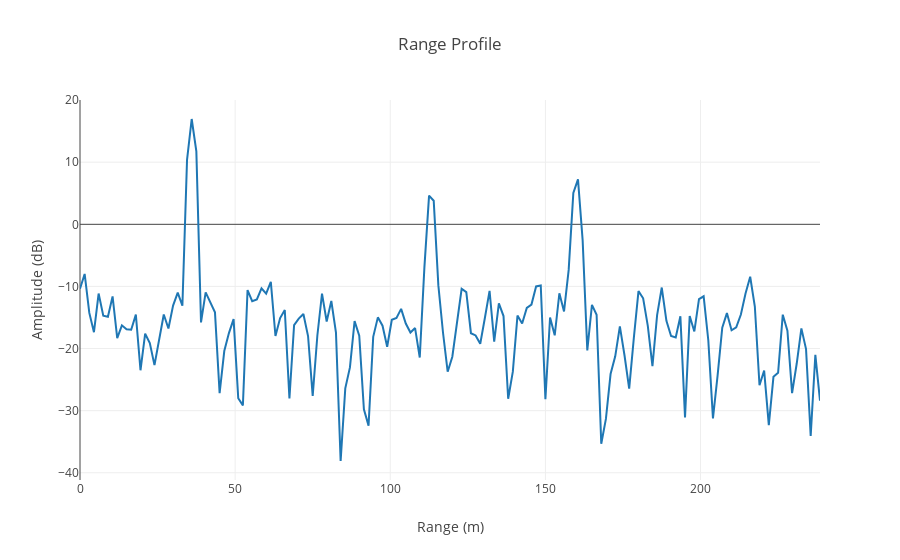

This figure's notebook cell:
### Code cell
temp = np.abs(range_profile[0, :, :])
temp = 20 * np.log10(temp + 0.001)

range_axis = np.linspace(
    0, radar.max_range, radar.receiver.samples_per_pulse, endpoint=False)

doppler_axis = np.linspace(
    0, tx['pulse_counts'], tx['pulse_counts'], endpoint=False)

data = [go.Scatter(x=range_axis, y=temp[0, :])]

layout = go.Layout(
    title='Range Profile',
    xaxis=dict(title='Range (m)'),
    yaxis=dict(title='Amplitude (dB)'),
)

fig = go.Figure(data=data, layout=layout)
iplot(fig, filename='range_profile.html')

### Figure 1 — Plotly figure (JSON) as saved in the notebook; plotly's stock layout.template omitted (floating-point values rounded to 4 significant figures; data arrays with more than 128 entries replaced by an {"elided": "..."} marker saying what was removed)
{"data": [{"type": "scatter", "uid": "a7677de8-7ab5-454d-89d1-0260a11bc058", "x": {"elided": "160 float values"}, "y": {"elided": "160 float values"}}], "layout": {"title": {"text": "Range Profile"}, "xaxis": {"title": {"text": "Range (m)"}}, "yaxis": {"title": {"text": "Amplitude (dB)"}}}}
